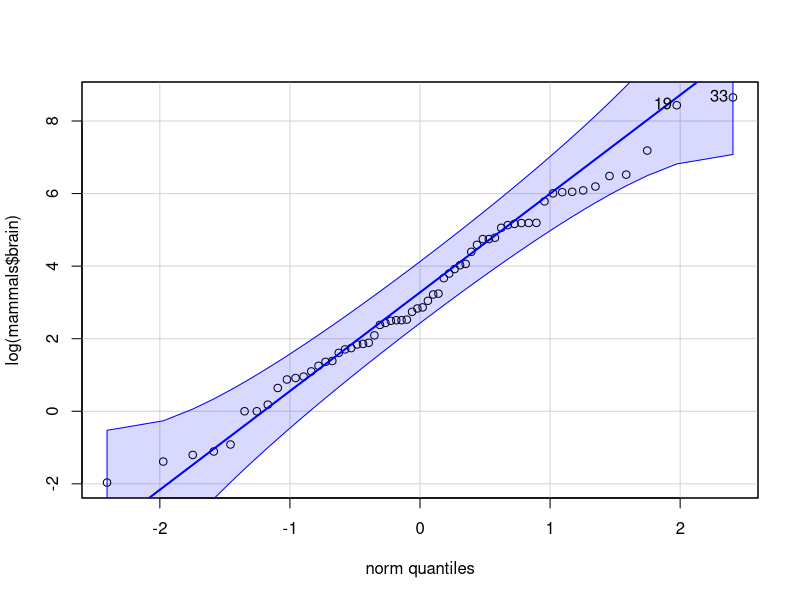
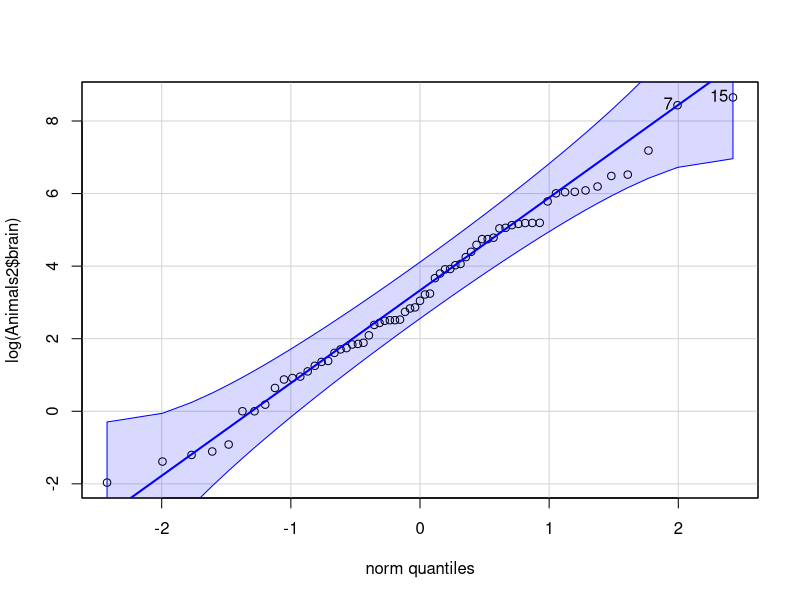
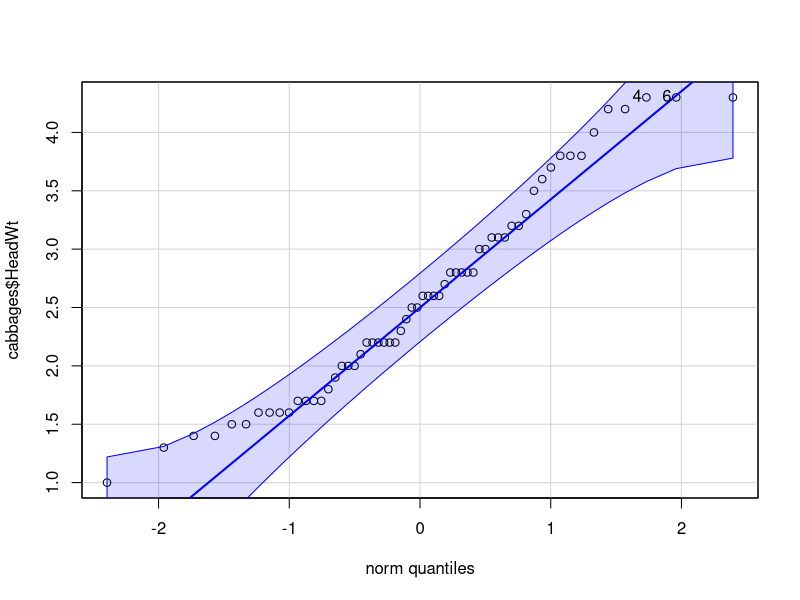
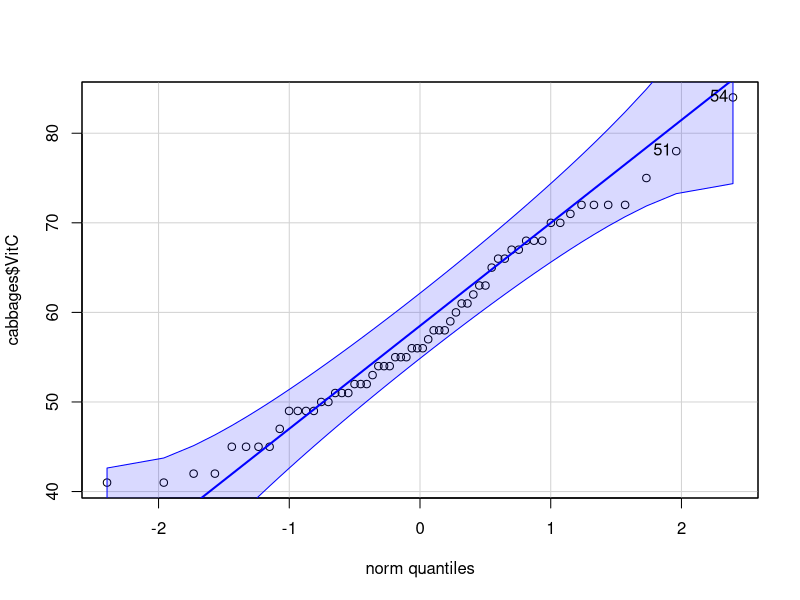
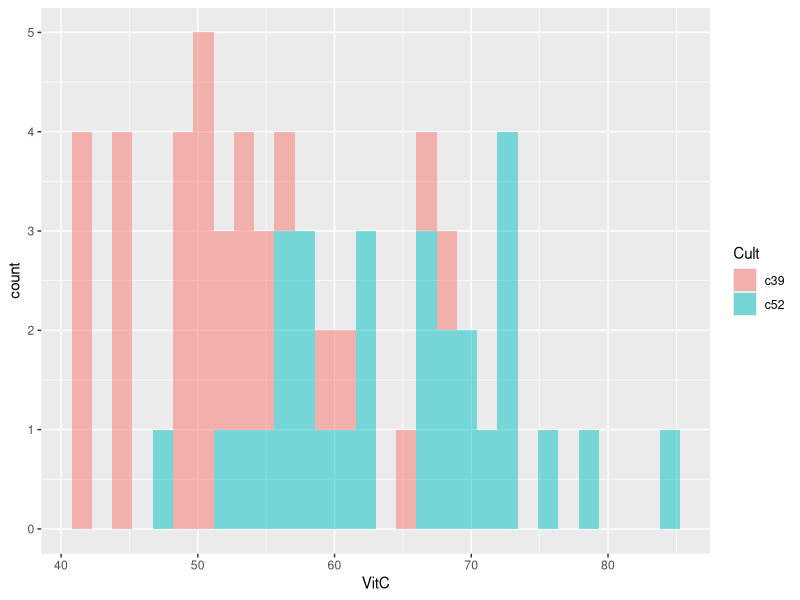
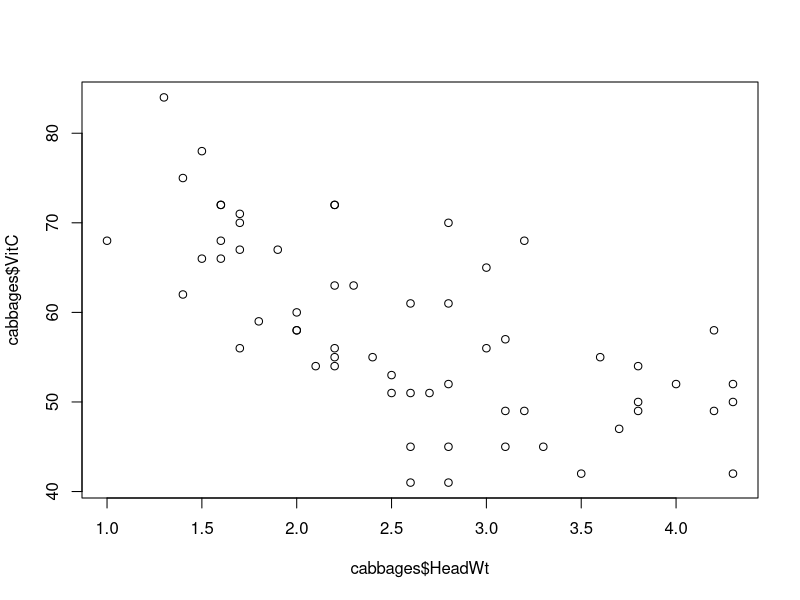
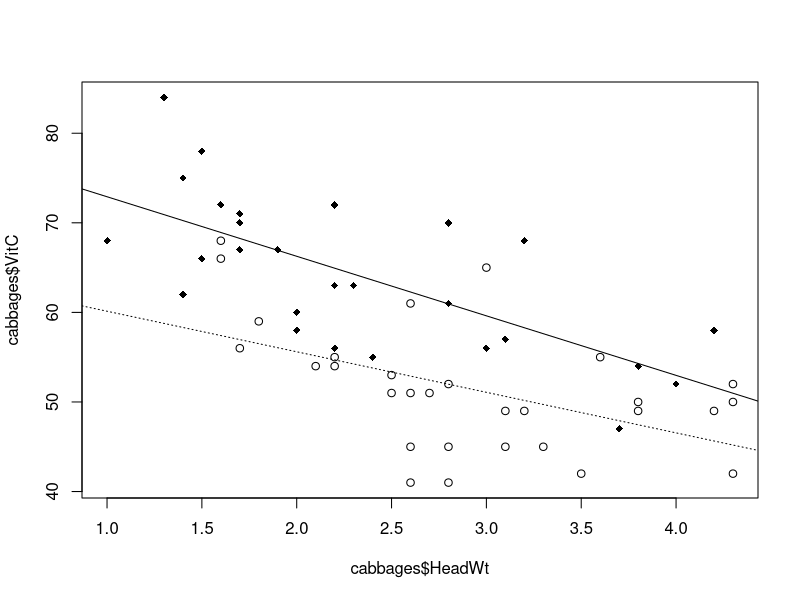

Here is the R script that generated these plots, in order:
## ---- chunk 1

# CONFIGURACIÓN GENERAL
library(knitr)
options(width = 100)
# Opciones generales chunks

## PARA GENERAR SOLO LOS ENUNCIADO include=FALSE
#opts_chunk$set(echo=F,message = F, error = F, warning = F, comment = NA, fig.align = 'center', dpi = 100, tidy = F, cache.path = '.cache/', fig.path = './figure/', include=FALSE)

## PARA Incluir la soluciones SOLO LOS ENUNCIADO include=TRUE
opts_chunk$set(echo=T,message = F, error = F, warning = F, comment = NA, fig.align = 'center', dpi = 100, tidy = F, cache.path = '.cache/', fig.path = './figure/', include=TRUE)


#options(xtable.type = 'html')
knit_hooks$set(inline = function(x) {
  
  if(is.numeric(x)) {
    round(x, getOption('digits'))
  } else {
    paste(as.character(x), collapse = ', ')
  }
})
#knit_hooks$set(plot = knitr:::hook_plot_html)
## ---- chunk 2
# Especificamos las librerías necesarias en esta lista

packages = c("MASS","knitr","tidyverse","robustbase","car")

#use this function to check if each package is on the local machine
#if a package is installed, it will be loaded
#if any are not, the missing package(s) will be installed and loaded
package.check <- lapply(packages, FUN = function(x) {
  if (!require(x, character.only = TRUE)) {
    install.packages(x, dependencies = TRUE)
    library(x, character.only = TRUE)
  }
})

#verify they are loaded
#search()

## ---- chunk 3
#a)
help(package = MASS,topic = mammals) #Para ver las características del conjunto de datos mammals del paquete    MASS

help(package = robustbase,topic = Animals2) #Para ver las características del conjunto de datos Animals2 del paquete robustbase


#b)
library(robustbase)
library(MASS)
df_m <- mammals
df_a <- Animals2

dim(df_a)
dim(df_m)

head(df_a)
head(df_m)

tail(df_a)
tail(df_m)

str(df_a)
str(df_m)

#c)
rownames(df_a)
colnames(df_a)

rownames(df_m)
colnames(df_m)

## ---- chunk 4


commonAnimals <- intersect(df_a, df_m)
rownames(commonAnimals)




## ---- chunk 5


diferentes_m <- setdiff(rownames(df_m), rownames(df_a))
diferentes_m

diferentes_a <- setdiff(rownames(df_a), rownames(df_m))
diferentes_a


## ---- chunk 6

qqPlot(log(mammals$brain))

qqPlot(log(Animals2$brain))

#Presentan el mismo comportamineto, podemos decir que siguen la distribucion Gaussiana
## ---- chunk 7

libReturn <- library()
libReturn
length(libReturn) #Vemos la longitud de mi libreria, tengo 3 instaladas
libReturn[[2]] [1:5]

head(libReturn$results, n=5)
## ---- chunk 8

library(car)
library(dplyr)

#a)
head(cabbages)
dim(cabbages)
tail(cabbages)
glimpse(cabbages)
str(cabbages)

#b)
any(is.na(cabbages))
colSums(sapply(cabbages, is.na))
# Hay 0 valores perdidos

#c)
head(Chile)
dim(Chile)
tail(Chile)
glimpse(Chile)
str(Chile)
any(is.na(Chile)) #Hay valores perdidos
colSums(sapply(Chile, is.na)) #1 en age, 11 en education, 98 en income, 17 en statusquo, 168 en vote

#d)
summary(cabbages)
summary(Chile)

## ---- chunk 9
qqPlot(cabbages$HeadWt)

qqPlot(cabbages$VitC)

## ---- chunk 10
library(ggplot2)
library(tidyverse)
ggplot(cabbages, aes(VitC,fill = Cult)) + geom_histogram(alpha=0.5)


## ---- chunk 11

#a)
plot(cabbages$VitC ~ cabbages$HeadWt) #comparacion **VitC** en función del peso de la calabaza **HeadWt**

#No existe relacion lineal
#b)
plot(cabbages$VitC ~ cabbages$HeadWt, pch=c(1,18)[cabbages$Cult])#comparacion **VitC** en función del peso de la calabaza **HeadWt** por  variedad de calabaza


Modeloc39<-lm(cabbages$VitC ~ cabbages$HeadWt, data=cabbages, subset=which(Cult=="c39"))#obtenemos el modelo c39
Modeloc52<-lm(cabbages$VitC ~ cabbages$HeadWt, data=cabbages, subset=which(Cult=="c52"))#obtenemos el modelo c52

abline(Modeloc39, lty=3)
abline(Modeloc52)
## ---- chunk 12
#c)
summary(Modeloc39)
summary(Modeloc52)
lm(Modeloc39)
lm(Modeloc52)
